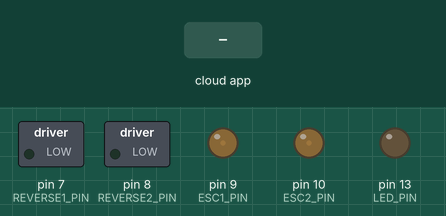
Recording of a sketch running on a simulated Teensy 4. Parts: switched loads named in the sketch (green lamp = pin HIGH), output pins drawn as LEDs (lit = HIGH). The inputs (shaded band) are chosen by the test bench. The ROS host is connected and sends only what is stated.

Above: at 3.2 s.
3.3 s: the phone or cloud app sets linear.x to -100
At 4.5 s:
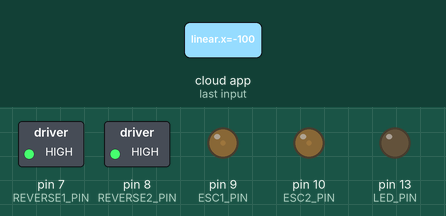
4.8 s: the phone or cloud app sets angular.z to -100
At 6.0 s:
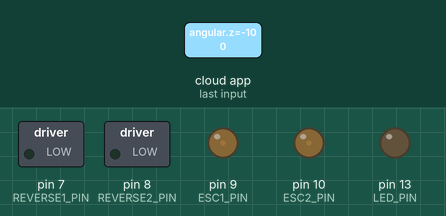
6.3 s: the phone or cloud app sets angular.z to 0
At 7.2 s:
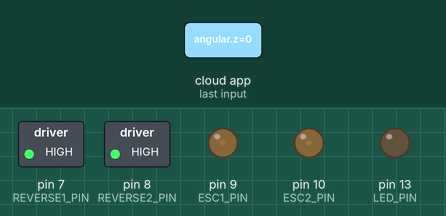
7.8 s: the phone or cloud app sets angular.z to 100
At 8.2 s:
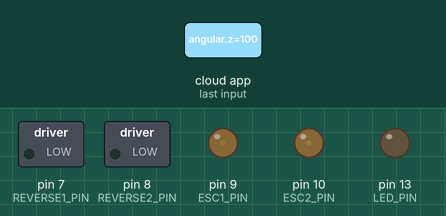
9.3 s: the phone or cloud app sets linear.x to 0
At 10.5 s:
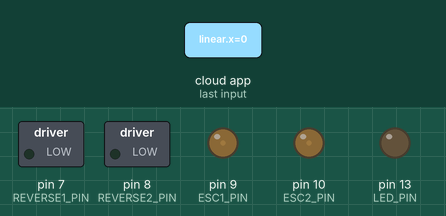
Timing chart, 0 to 11.8 s (numbered marks = the images above; inputs shaded):
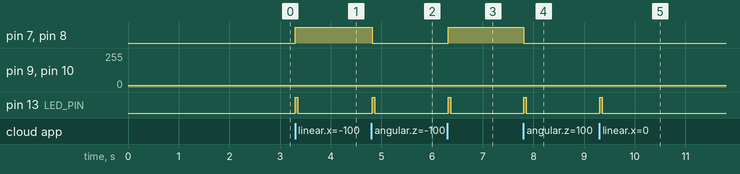

Measured:
- after the input at 3.3 s, pin 7 (REVERSE1_PIN), pin 8 (REVERSE2_PIN): LOW → HIGH at once; pin 13 (LED_PIN): LOW → HIGH at once, → LOW 0.05 s later
- after the input at 4.8 s, pin 7 (REVERSE1_PIN), pin 8 (REVERSE2_PIN): HIGH → LOW at once; pin 13 (LED_PIN): LOW → HIGH at once, → LOW 0.05 s later
- after the input at 6.3 s, pin 7 (REVERSE1_PIN), pin 8 (REVERSE2_PIN): LOW → HIGH at once; pin 13 (LED_PIN): LOW → HIGH at once, → LOW 0.05 s later
- after the input at 7.8 s, pin 7 (REVERSE1_PIN), pin 8 (REVERSE2_PIN): HIGH → LOW at once; pin 13 (LED_PIN): LOW → HIGH at once, → LOW 0.05 s later
- after the input at 9.3 s, pin 9 (ESC1_PIN), pin 10 (ESC2_PIN): 12/255 → 15/255 at once; pin 13 (LED_PIN): LOW → HIGH at once, → LOW 0.05 s later

The sketch:

teensy_esc_controller.ino
```cpp
#include <micro_ros_arduino.h>
#include <stdio.h>
#include <rcl/rcl.h>
#include <rcl/error_handling.h>
#include <rclc/rclc.h>
#include <rclc/executor.h>
#include <geometry_msgs/msg/twist.h>
#include <std_msgs/msg/string.h>

// RCL objects
rcl_subscription_t subscriber;
rcl_subscription_t key_subscriber;
rcl_publisher_t publisher;
rclc_executor_t executor;
rclc_support_t support;
rcl_allocator_t allocator;
rcl_node_t node;
rcl_timer_t timer;

// Messages
geometry_msgs__msg__Twist msg_sub;
std_msgs__msg__String key_msg;
std_msgs__msg__String msg_pub;

// ESC and Motor Control - Using Servo library for ESC control
const int ESC1_PIN = 9;   // PWM pin for ESC 1
const int ESC2_PIN = 10;  // PWM pin for ESC 2
const int REVERSE1_PIN = 7; // Reverse pin for ESC 1
const int REVERSE2_PIN = 8; // Reverse pin for ESC 2

// PWM frequency for ESC control (50Hz = 20ms period)
const int PWM_FREQUENCY = 50;

// Motor control variables
const int NEUTRAL_PWM = 1000;
const int PWM_MIN_LIMIT = 1000;  // Minimum safe PWM (max forward)
const int PWM_MAX_LIMIT = 2000;  // Maximum safe PWM

// Incremental PWM control variables
int current_esc1_pwm = 1000;  // Current PWM for ESC1 - starts at 1000
int current_esc2_pwm = 1000;  // Current PWM for ESC2 - starts at 1000
bool reverse1_active = false;        // Reverse state for ESC1
bool reverse2_active = false;        // Reverse state for ESC2

// PWM increment/decrement value
const int PWM_STEP = 20;

// Status message buffer
char status_buffer[200];

// Turn timer variables
unsigned long turn_start_time = 0;
bool turn_in_progress = false;
const unsigned long TURN_DURATION = 1000; // 1 second turn duration

#define LED_PIN 13
#define RCCHECK(fn) { rcl_ret_t temp_rc = fn; if((temp_rc != RCL_RET_OK)){error_loop();}}
#define RCSOFTCHECK(fn) { rcl_ret_t temp_rc = fn; if((temp_rc != RCL_RET_OK)){}}

// Declare global variables to store original PWM values before turning
int original_esc1_pwm = 1000;
int original_esc2_pwm = 1000;

// Function to write microseconds using Teensy native PWM
void writeMicrosecondsTeensy(int pin, int microseconds) {
  // Convert microseconds to PWM value for 50Hz (20ms period)
  // PWM range: 0-65535 (16-bit)
  int pwm_value = map(microseconds, 0, 20000, 0, 65535);
  analogWrite(pin, pwm_value);
}

void error_loop(){
  while(1){
    digitalWrite(LED_PIN, !digitalRead(LED_PIN));
    delay(100);
  }
}

// Function to handle incremental key commands
void handleIncrementalKeyCommand(char key) {
  switch(key) {
    case 'i': // Increase both ESCs by +20
      current_esc1_pwm = 1200;
      current_esc2_pwm = 1200;
      break;

    case 'u': // Increase ESC1 by +20, no change to ESC2
      current_esc1_pwm = constrain(current_esc1_pwm + PWM_STEP, PWM_MIN_LIMIT, PWM_MAX_LIMIT);
      break;

    case 'o': // Increase ESC2 by +20, no change to ESC1
      current_esc2_pwm = constrain(current_esc2_pwm + PWM_STEP, PWM_MIN_LIMIT, PWM_MAX_LIMIT);
      break;

    case 'j': // Turn left (increase ESC1 by 50 PWM)
      current_esc1_pwm = 1200;
      current_esc2_pwm = 1250;
      break;

    case 'l': // Turn right (increase ESC2 by 50 PWM)
      current_esc1_pwm = 1250;
      current_esc2_pwm = 1200;
      break;

    case 'k': // Decrease both ESCs by -20
      current_esc1_pwm = constrain(current_esc1_pwm - PWM_STEP, PWM_MIN_LIMIT, PWM_MAX_LIMIT);
      current_esc2_pwm = constrain(current_esc2_pwm - PWM_STEP, PWM_MIN_LIMIT, PWM_MAX_LIMIT);
      break;

    case 'm': // Decrease ESC1 by -20, no change to ESC2
      current_esc1_pwm = constrain(current_esc1_pwm - PWM_STEP, PWM_MIN_LIMIT, PWM_MAX_LIMIT);
      break;

    case '.': // Decrease ESC2 by -20, no change to ESC1
      current_esc2_pwm = constrain(current_esc2_pwm - PWM_STEP, PWM_MIN_LIMIT, PWM_MAX_LIMIT);
      break;

    case ',': // Reverse command (toggle reverse for both ESCs)
      reverse1_active = !reverse1_active;
      reverse2_active = !reverse2_active;
      break;

    case ' ': // Spacebar - Stop system, set both to 1000
      current_esc1_pwm = 1000;
      current_esc2_pwm = 1000;
      reverse1_active = false;
      reverse2_active = false;
      turn_in_progress = false;
      break;

    default:
      // No action for other keys
      return; // Exit early for unknown keys
  }

  // Apply the reverse pin states
  digitalWrite(REVERSE1_PIN, reverse1_active ? HIGH : LOW);
  digitalWrite(REVERSE2_PIN, reverse2_active ? HIGH : LOW);

  // Apply PWM values to ESCs
  writeMicrosecondsTeensy(ESC1_PIN, current_esc1_pwm);
  writeMicrosecondsTeensy(ESC2_PIN, current_esc2_pwm);

  // Update status message
  snprintf(status_buffer, sizeof(status_buffer),
           "Key: %c | PWM: ESC1=%d ESC2=%d | Rev: ESC1=%s ESC2=%s",
           key, current_esc1_pwm, current_esc2_pwm,
           reverse1_active ? "ON" : "OFF",
           reverse2_active ? "ON" : "OFF");

  // Visual feedback
  digitalWrite(LED_PIN, HIGH);
  delay(50);
  digitalWrite(LED_PIN, LOW);
}

// Function to handle turn completion
void handleTurnCompletion() {
  if (turn_in_progress && (millis() - turn_start_time >= TURN_DURATION)) {
    // Reset the PWM values for ESC1 and ESC2 to their original values after the turn
    current_esc1_pwm = original_esc1_pwm;  // Restore original PWM for ESC1
    current_esc2_pwm = original_esc2_pwm;  // Restore original PWM for ESC2

    // Apply the restored PWM values
    writeMicrosecondsTeensy(ESC1_PIN, current_esc1_pwm);
    writeMicrosecondsTeensy(ESC2_PIN, current_esc2_pwm);

    turn_in_progress = false;

    // Update status message
    snprintf(status_buffer, sizeof(status_buffer),
             "Turn completed | PWM: ESC1=%d ESC2=%d | Rev: ESC1=%s ESC2=%s",
             current_esc1_pwm, current_esc2_pwm,
             reverse1_active ? "ON" : "OFF",
             reverse2_active ? "ON" : "OFF");
  }
}

// Timer callback to publish status and handle turn completion
void timer_callback(rcl_timer_t * timer, int64_t last_call_time) {
  RCLC_UNUSED(last_call_time);
  if (timer != NULL) {
    // Handle turn completion
    handleTurnCompletion();

    // Publish current status
    msg_pub.data.data = status_buffer;
    msg_pub.data.size = strlen(status_buffer);
    msg_pub.data.capacity = sizeof(status_buffer);

    RCSOFTCHECK(rcl_publish(&publisher, &msg_pub, NULL));
  }
}

// Define the callback for cmd_vel subscription
void subscription_callback(const void * msgin) {
  const geometry_msgs__msg__Twist * msg = (const geometry_msgs__msg__Twist *)msgin;

  // Simple logic to determine key from twist values
  char key = 'x'; // Default unknown key

  if (msg->linear.x > 0.4 && fabs(msg->angular.z) < 0.1) {
    key = 'i'; // Forward
  } else if (msg->linear.x > 0.4 && msg->angular.z > 0.4) {
    key = 'u'; // Forward-left
  } else if (msg->linear.x > 0.4 && msg->angular.z < -0.4) {
    key = 'o'; // Forward-right
  } else if (fabs(msg->linear.x) < 0.1 && msg->angular.z > 0.4) {
    key = 'j'; // Turn left (preset values)
  } else if (fabs(msg->linear.x) < 0.1 && msg->angular.z < -0.4) {
    key = 'l'; // Turn right (preset values)
  } else if (fabs(msg->linear.x) < 0.1 && fabs(msg->angular.z) < 0.1) {
    key = ' '; // Stop (spacebar equivalent)
  } else if (msg->linear.x < -0.4) {
    key = ','; // Reverse
  }

  // Process the key command
  if (key != 'x') {
    handleIncrementalKeyCommand(key);
  }
}

// Define the callback for key_commands subscription
void key_subscription_callback(const void * msgin) {
  const std_msgs__msg__String * msg = (const std_msgs__msg__String *)msgin;

  if (msg->data.size > 0) {
    char key = msg->data.data[0]; // Get first character
    handleIncrementalKeyCommand(key);
  }
}

void setup() {
  // Initialize serial for debugging (optional)
  Serial.begin(115200);

  // Initialize pins
  pinMode(LED_PIN, OUTPUT);
  pinMode(REVERSE1_PIN, OUTPUT);
  pinMode(REVERSE2_PIN, OUTPUT);
  pinMode(ESC1_PIN, OUTPUT);
  pinMode(ESC2_PIN, OUTPUT);

  // Setup PWM for ESC control on Teensy
  analogWriteResolution(16);  // Use 16-bit PWM resolution
  analogWriteFrequency(ESC1_PIN, PWM_FREQUENCY);  // 50Hz for ESC
  analogWriteFrequency(ESC2_PIN, PWM_FREQUENCY);  // 50Hz for ESC

  // Initialize ESCs to 1000 PWM (start position)
  writeMicrosecondsTeensy(ESC1_PIN, 1000);
  writeMicrosecondsTeensy(ESC2_PIN, 1000);
  digitalWrite(REVERSE1_PIN, LOW);
  digitalWrite(REVERSE2_PIN, LOW);

  // Initialize status message
  strcpy(status_buffer, "Teensy PWM Controller Ready - Starting at 1000 PWM");

  // Wait for ESCs to initialize
  delay(2000);

  // Configure micro-ROS transport
  set_microros_transports();

  // Initialize micro-ROS
  allocator = rcl_get_default_allocator();

  // Create init_options
  RCCHECK(rclc_support_init(&support, 0, NULL, &allocator));

  // Create node
  RCCHECK(rclc_node_init_default(&node, "teensy_incremental_pwm_controller", "", &support));

  // Create subscriber for cmd_vel (traditional teleop)
  RCCHECK(rclc_subscription_init_default(
    &subscriber,
    &node,
    ROSIDL_GET_MSG_TYPE_SUPPORT(geometry_msgs, msg, Twist),
    "cmd_vel"));

  // Create subscriber for direct key commands
  RCCHECK(rclc_subscription_init_default(
    &key_subscriber,
    &node,
    ROSIDL_GET_MSG_TYPE_SUPPORT(std_msgs, msg, String),
    "key_commands"));

  // Create publisher for status
  RCCHECK(rclc_publisher_init_default(
    &publisher,
    &node,
    ROSIDL_GET_MSG_TYPE_SUPPORT(std_msgs, msg, String),
    "drive_status"));

  // Create timer for publishing status every 100ms (more frequent for better turn handling)
  const unsigned int timer_timeout = 100;
  RCCHECK(rclc_timer_init_default(
    &timer,
    &support,
    RCL_MS_TO_NS(timer_timeout),
    timer_callback));

  // Create executor with 3 handles (2 subscriptions + 1 timer)
  RCCHECK(rclc_executor_init(&executor, &support.context, 3, &allocator));
  RCCHECK(rclc_executor_add_subscription(&executor, &subscriber, &msg_sub,
    &subscription_callback, ON_NEW_DATA));
  RCCHECK(rclc_executor_add_subscription(&executor, &key_subscriber, &key_msg,
    &key_subscription_callback, ON_NEW_DATA));
  RCCHECK(rclc_executor_add_timer(&executor, &timer));

  // Initialize status message
  msg_pub.data.data = status_buffer;
  msg_pub.data.size = 0;
  msg_pub.data.capacity = sizeof(status_buffer);

  // Initial status update
  snprintf(status_buffer, sizeof(status_buffer),
           "Ready - Started at 1000 PWM | PWM: ESC1=%d ESC2=%d | Rev: ESC1=OFF ESC2=OFF",
           current_esc1_pwm, current_esc2_pwm);
}

void loop() {
  delay(10); // Reduced delay for more responsive operation
  RCSOFTCHECK(rclc_executor_spin_some(&executor, RCL_MS_TO_NS(10)));
}
```
